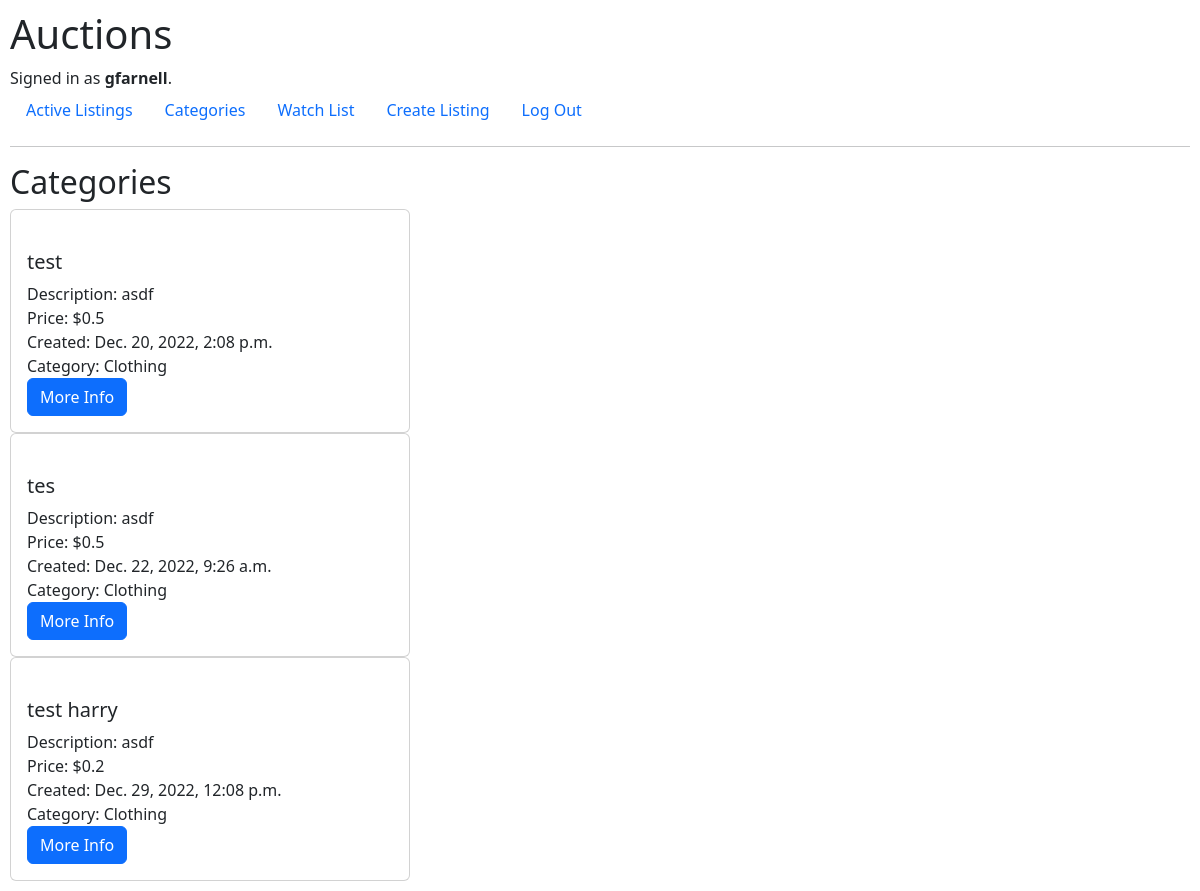
Page /category/Clothing (signed in) on the earlier database version.
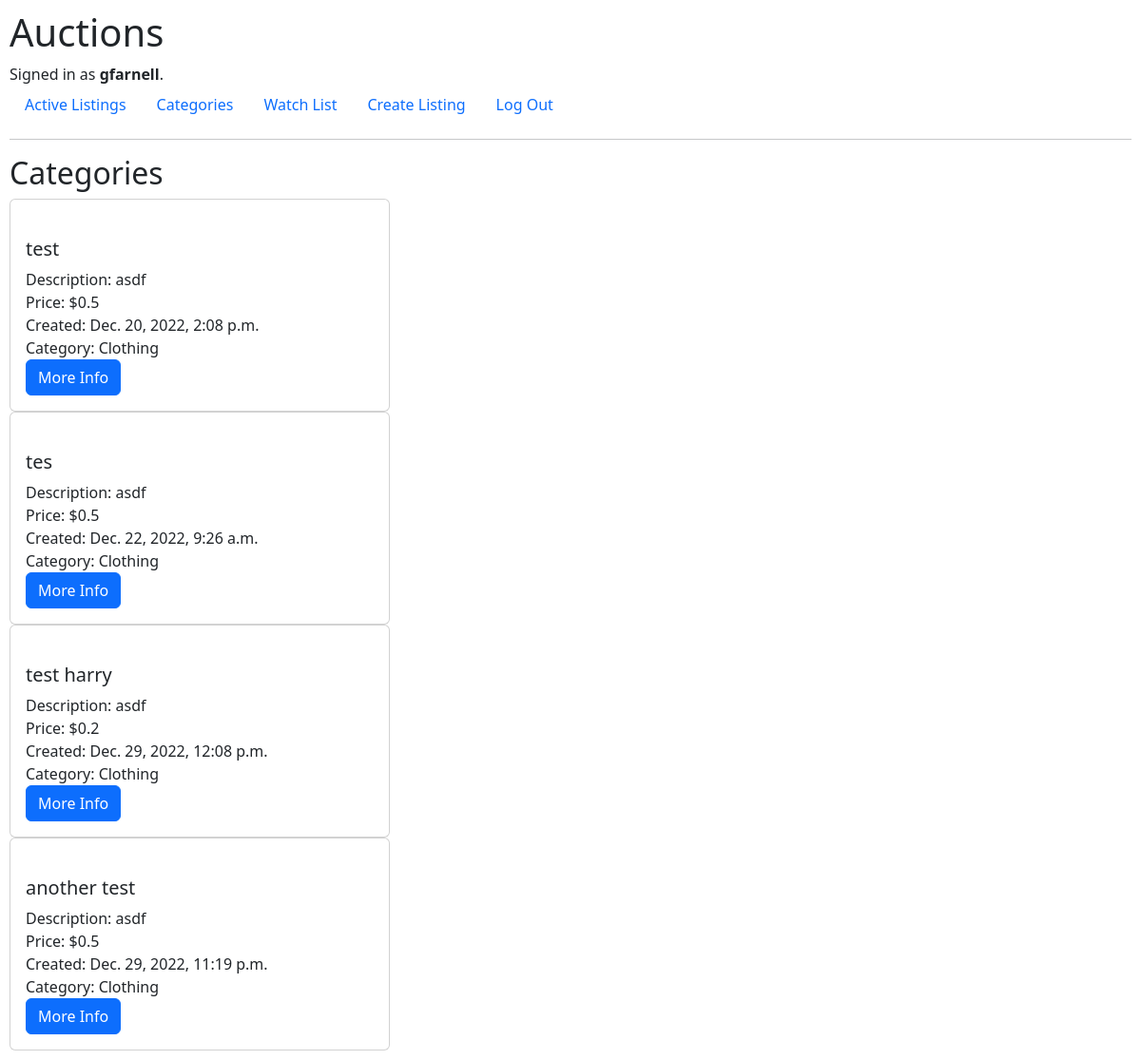
Same page on the later database version.
### auctions/models.py (models this page shows, shortened)
class Listings(models.Model):
    creator = models.ForeignKey(
        User, on_delete=models.PROTECT, related_name="get_creator_listings", blank=False)
    buyer = models.ForeignKey(
        User, blank=True, null=True, on_delete=models.PROTECT, related_name="get_buyer_listings")
    watchers = models.ManyToManyField(
        User, blank=True, related_name="get_watched_listings")
    title = models.CharField(max_length=64)
    description = models.CharField(max_length=300)
    startingBid = models.FloatField(max_length=64)
    createdDate = models.DateTimeField(auto_now_add=True)
    active = models.BooleanField(default=True)
    url = models.CharField(max_length=128, blank=True)
    category = models.CharField(max_length=64, choices=category_choices, default="No Category")

### auctions/views.py (the view)
# urls.py: path("category/<str:category>", views.displayCategoryListings, name="displayCategoryListings")
@login_required
def displayCategoryListings(request, category):
    listings = Listings.objects.all()
    return render(request, "auctions/categoryListing.html", {"listings": listings, "category": category})

### auctions/templates/auctions/categoryListing.html (shortened to what this page needs)
{% extends "auctions/layout.html" %}
{% load static %}
{% block body %}
<h2>Categories</h2>
{% for listing in listings %}
{% if listing.active == True %}
{% if listing.category == category %}
<div id="container_card">
    <div class="card">
        <a href="{% url 'listings' listing.id %}" class="card-link">
        </a>
        <div class="card-body">
            <ul class="list-group list-group-flush">
                <li>
                    <h5>{{ listing.title}}</h5>
                </li>
                <li>Description: {{ listing.description}}</li>
                <li>Price: ${{ listing.startingBid}}</li>
                <li>Created: {{ listing.createdDate}}</li>
                <li>Category: {{ listing.category}}</li>
                <li><a class="btn btn-primary" href="{% url 'listings' listing.id %}">More Info</a></li>
            </ul>
        </div>
    </div>
</div>
{% endif %}
{% endif %}
{% endfor %}
{% endblock %}

Differences in the rows shown:
added Listings: title "another test", description "asdf", startingBid "0.5", createdDate "Dec. 29, 2022, 11:19 p.m.", category "Clothing"
